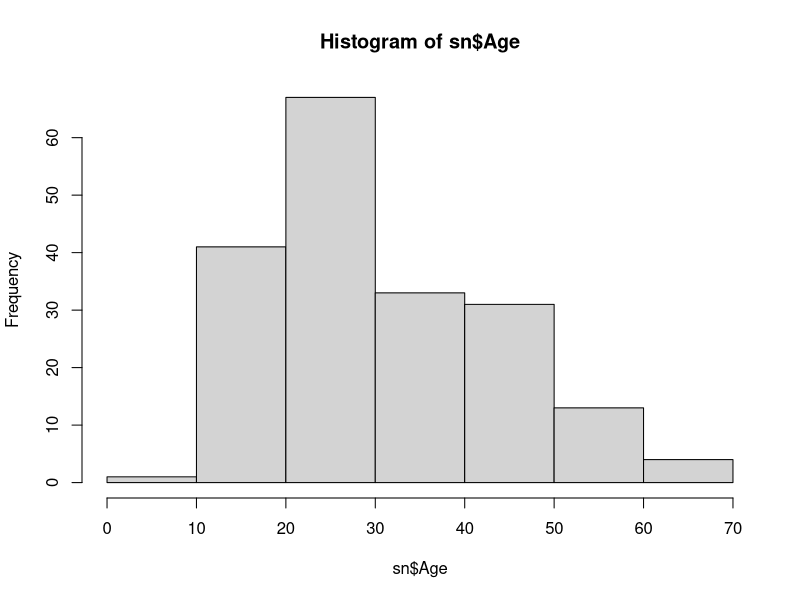
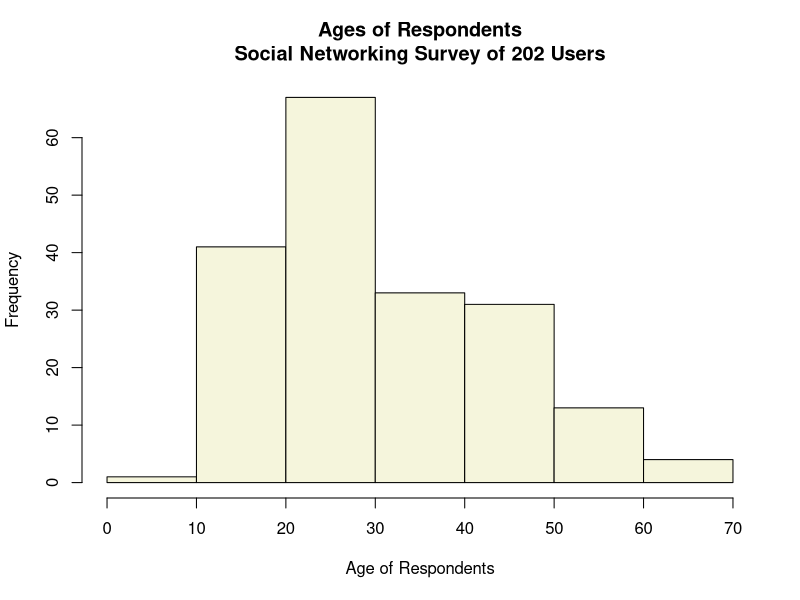

R code for these plots, in order:
# Up and Running with R
# Ex03_02
# Creating histograms for quantitative variables

# Uses data set 'social_network.csv' which records the gender anda age of 202 online
# survey respondents along with their preferred social networking site and an estimate
# of how many times they log in per week

# Create data frame 'sn' from CSV file w/headers
sn <- read.csv("social_network.csv", header = T)

# make histogram of Age using defaults
hist(sn$Age)

# add title, colours etc.
hist(sn$Age,
     #border = NA,    # removing borders looks silly
     col = "beige",   # or use: col = colors() [18] - [18] indexes the colour set colors()
     main = "Ages of Respondents\nSocial Networking Survey of 202 Users",    # chart title
     xlab = "Age of Respondents")

# light colours like light beiges or yellows are good at getting people's attention without overwhelming them
# colours in R are numbered 1 to 657, beige is 18

# A chart of R's colour palette can be found at http://www.stat.columbia.edu/~tzheng/files/Rcolor.pdf or
# http://research.stowers.org/mcm/efg/R/Color/Chart/ which gives the numbers, anmes, rgb and hex code for 
# the colours in a downloadable pdf. To get the names of colours use
colors() [18]               # which will output [1] "beige"
colours()[c(552, 254,26)]   # gives [1] "red" "green" "blue"
